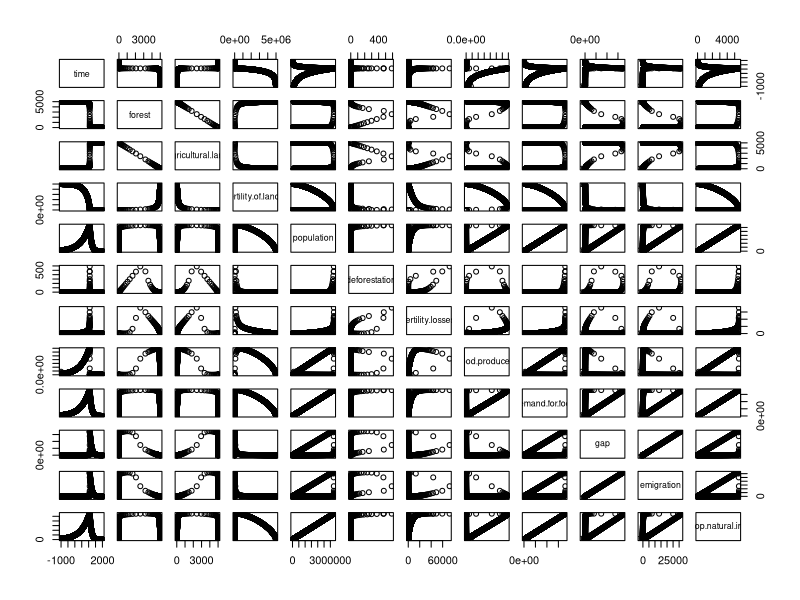
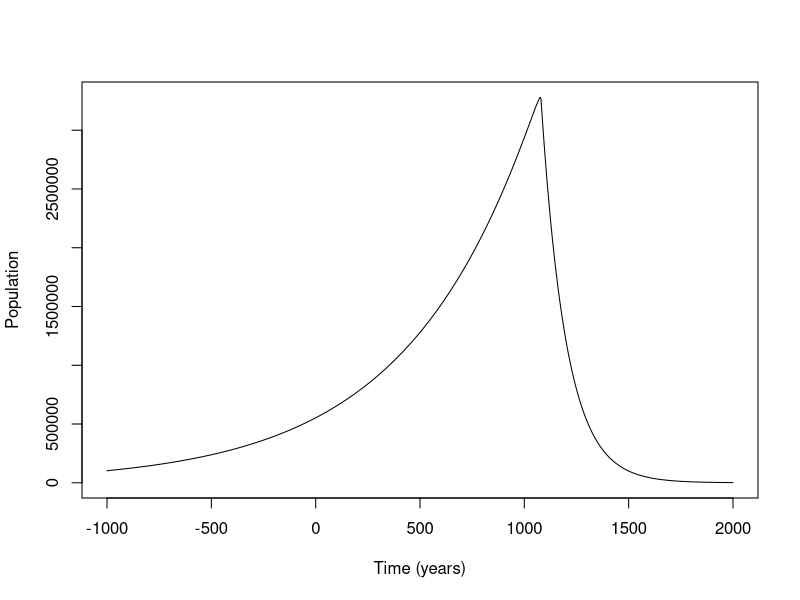
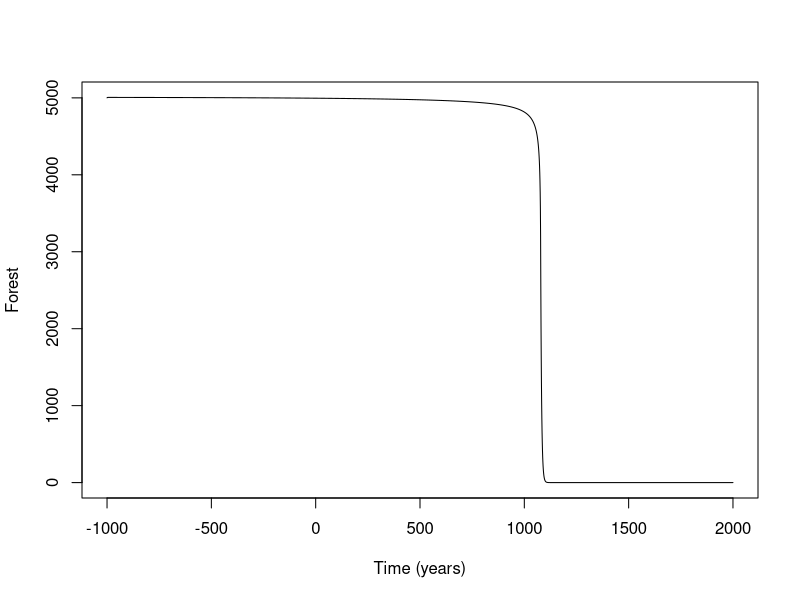
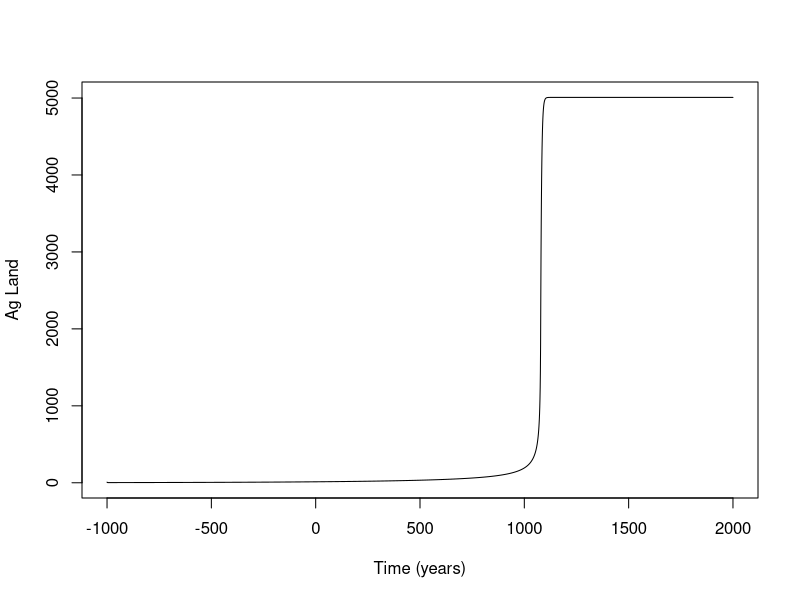
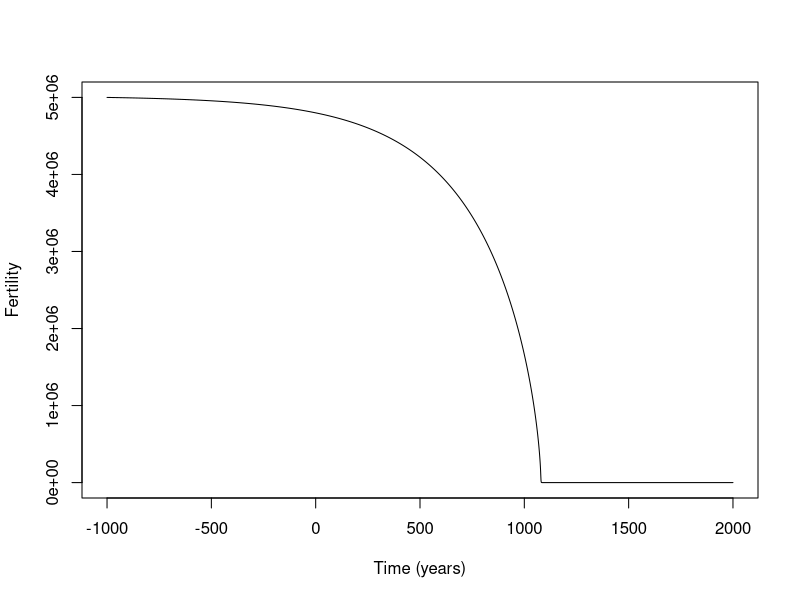

The R source for these figures, in order:
# ------------------------------------------------------------
# System Dynamics Toy Model: "Collapse of Civilizations"
# Author: (you)
# Description:
#   Minimal system-dynamics model coupling land use, soil fertility,
#   food production, and population dynamics with migration feedback.
#   Implemented with deSolve::ode using a 4th-order Runge–Kutta (rk4).
# ------------------------------------------------------------

# --- Dependencies ------------------------------------------------------------
# install.packages("deSolve")  # <- run once if not installed
library(deSolve)

# --- Model Equations ---------------------------------------------------------
# State vector y(t) := [forest, agricultural.land, fertility.of.lands, population]
# Parameters p := [intensity, emigration.ratio, consumed.food.per.person, natural.increase.rate]
#
# Notation:
#   forest(t):                   forested land (arbitrary area units)
#   agricultural.land(t):        cropland area (same units as forest)
#   fertility.of.lands(t):       land fertility scalar (proxy for yield)
#   population(t):               population (persons)
#   intensity:                   scaling for how fast processes unfold (>1 reduces rates)
#   consumed.food.per.person:    kg/person/year (demand)
#   natural.increase.rate:       net natural growth rate of population (per year)
#   emigration.ratio:            share of unmet food demand converting to emigration
#
# Endogenous relationships:
#   food.produced = fertility.of.lands * agricultural.land
#   demand.for.food = consumed.food.per.person * population
#   gap = demand.for.food - food.produced  (positive => shortage)
#
# Flows (per year):
#   deforestation:
#       additional ag land created to close the food gap, bounded by forest/4 per year,
#       damped by 'intensity'
#   fertility.losses:
#       degradation increases nonlinearly with ag land pressure vs forest,
#       damped by 'intensity'
#   natural.population.increase = population * natural.increase.rate
#   emigration = (gap / consumed.food.per.person) * emigration.ratio
#
# State derivatives:
#   d(agricultural.land)/dt =  deforestation
#   d(forest)/dt             = -deforestation
#   d(fertility.of.lands)/dt = -fertility.losses
#   d(population)/dt         =  natural.population.increase - emigration
#
collapse.of.civilizations <- function(t, state, parameters) {
  with(as.list(c(state, parameters)), {

    # --- Algebraic (endogenous) variables -----------------------------------
    # Food supply vs demand
    food.produced     <- fertility.of.lands * agricultural.land
    demand.for.food   <- consumed.food.per.person * population
    gap               <- demand.for.food - food.produced  # >0 => shortage, <0 => surplus

    # --- Flow variables (rates per time unit) --------------------------------
    # Deforestation: expand cropland to reduce the food gap,
    # bounded by available forest/4 per year and scaled by 'intensity'
    deforestation <- min(
      gap / max(fertility.of.lands, 1),   # new ag land needed to close gap (avoid /0)
      forest / 4                          # cap: cannot clear more than 25% of remaining forest per year
    ) / intensity

    # Fertility losses: nonlinear degradation as ag land pressure rises relative to forest
    fertility.losses <- fertility.of.lands * min(2, (agricultural.land / forest)^1.5) / intensity

    # Demography: natural growth and migration driven by unmet demand
    natural.population.increase <- population * natural.increase.rate
    emigration <- (gap / consumed.food.per.person) * emigration.ratio

    # --- Differential equations (state dynamics) -----------------------------
    dagricultural.land   <-  deforestation
    dforest              <- -deforestation
    dfertility.of.lands  <- -fertility.losses
    dpopulation          <-  natural.population.increase - emigration

    # Return list: first element is derivatives in same order as 'state',
    # followed by any variables you want saved in output for diagnostics.
    list(
      c(dforest, dagricultural.land, dfertility.of.lands, dpopulation),
      deforestation     = deforestation,
      fertility.losses  = fertility.losses,
      food.produced     = food.produced,
      demand.for.food   = demand.for.food,
      gap               = gap,
      emigration        = emigration,
      pop.natural.inc   = natural.population.increase
    )
  })
}

# --- Parameters --------------------------------------------------------------
parameters <- c(
  intensity                 = 1.1,      # >1 slows processes (acts like an "inertia" / dilution factor)
  emigration.ratio          = 0.01,     # share of per-capita shortage triggering emigration
  consumed.food.per.person  = 110,      # kg per person per year (demand)
  natural.increase.rate     = (2^(1/408) - 1)  # ≈ growth rate doubling in 408 years
)

# --- Initial Conditions (state at t0) ----------------------------------------
InitialConditions <- c(
  forest              = 5000,     # area units
  agricultural.land   = 8,        # area units
  fertility.of.lands  = 5000000,  # yield scalar (units such that fertility*area ≈ kg/yr)
  population          = 100000    # persons
)

# --- Simulation horizon ------------------------------------------------------
# Times are in the same "year" units as the rates above.
# Negative start time simply means "1000 years before present" for storytelling.
times <- seq(
  from = -1000,   # start time
  to   =  2000,   # end time
  by   =  1       # step (years)
)

# --- Numerical integration method -------------------------------------------
# 'rk4' is explicit 4th-order Runge–Kutta (good for smooth ODEs; fixed step).
intg.method <- "rk4"

# --- Run simulation ----------------------------------------------------------
out <- ode(
  y     = InitialConditions,
  times = times,
  func  = collapse.of.civilizations,
  parms = parameters,
  method = intg.method
)

# Convert to data.frame for convenience
out <- data.frame(out)

# --- (Optional) Quick diagnostics / plots -----------------------------------
# Example: base plot to inspect trajectories
plot(out)

plot(out$time, out$population, type = "l", xlab = "Time (years)", ylab = "Population")
plot(out$time, out$forest, type = "l", xlab = "Time (years)", ylab = "Forest")
plot(out$time, out$agricultural.land, type = "l", xlab = "Time (years)", ylab = "Ag Land")
plot(out$time, out$fertility.of.lands, type = "l", xlab = "Time (years)", ylab = "Fertility")
